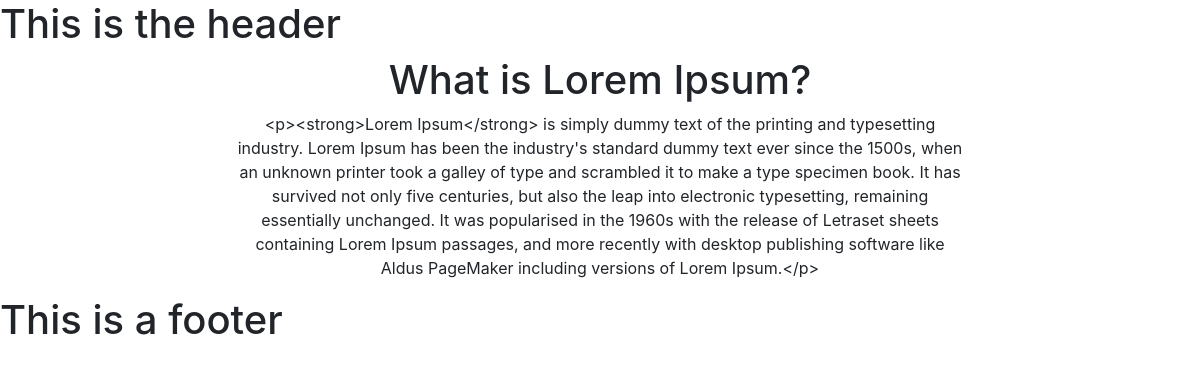
The page /newsDetails/what-is-lorem-ipsum on the database its author committed.
### news/models.py (models this page shows)
class news(models.Model):
    news_title = models.CharField(max_length=100)
    news_desc = HTMLField()
    news_slug = AutoSlugField(populate_from='news_title',unique=True,null=True,default=None)

### wscubetech/views.py (the view)
# urls.py: path('newsDetails/<slug>',views.newsDetails,name="newsDetails")
def newsDetails(request,slug):
    newsDetails = news.objects.get(news_slug=slug)
    print("news Id:",slug)
    data = {'newsDetails':newsDetails}
    return render(request,"newsDetails.html",data)

### templates/newsDetails.html
{% extends 'base.html' %}
{% block content%}
<section class="section-gap info-area">
   <div class="container">
    <div class="row d-flex justify-content-center">
        <div class="menu-content pb-40 col-lg-8">
            <div class="title text-center">
                <h1 class="mb-10">{{ newsDetails.news_title }}</h1>
                <p>{{ newsDetails.news_desc }}</p>
            </div>
        </div>
    </div>
</div>
</section>
{% endblock %}

### rows shown on the page
news: news_title "What is Lorem Ipsum?", news_desc "<p><strong>Lorem Ipsum</strong> is simply dummy text of the printing and typesetting industry. Lorem Ipsum has been the industry's standard dummy text ever since the 1500s, when an unknown printer took a galley of type and scrambled it to make a type specimen book. It has survived not only five centuries, but also the leap into electronic typesetting, remaining essentially unchanged. It was popularised in the 1960s with the release of Letraset sheets containing Lorem Ipsum passages, and more recently with desktop publishing software like Aldus PageMaker including versions of Lorem Ipsum.</p>"
